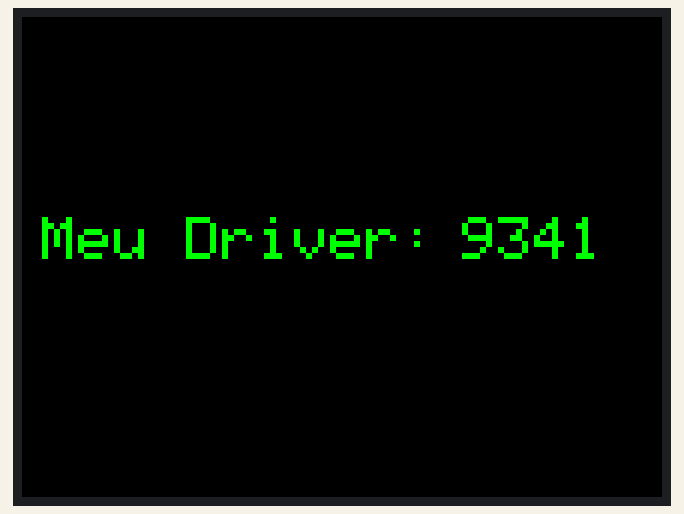
Simulated run of this sketch. Board: Arduino Uno, built with avr-gcc and run on an emulated ATmega328P. On the bench: 320×240 colour display. What the sketch prints to the serial monitor is not drawn.

Above: at 0.3 s.

The sketch:

LCD_TOUCH_Driver.ino
```cpp
#include <MCUFRIEND_kbv.h>
MCUFRIEND_kbv tft;
#define VERDE   0x07E0
#define BRANCO  0xFFFF
#define PRETO   0x0000

void setup() {
  Serial.begin(9600);
  uint16_t ID = tft.readID();
  Serial.print("Identificador do driver: ");
  Serial.println(ID,HEX);
  tft.begin(ID);
  tft.setRotation(1);
  tft.fillScreen(PRETO);
  tft.setCursor(10,100);
  tft.setTextColor(VERDE);
  tft.setTextSize(3);
  tft.print("Meu Driver: ");
  tft.setCursor(220,100);
  tft.print(String(ID,HEX));
}

void loop() {
}
```
